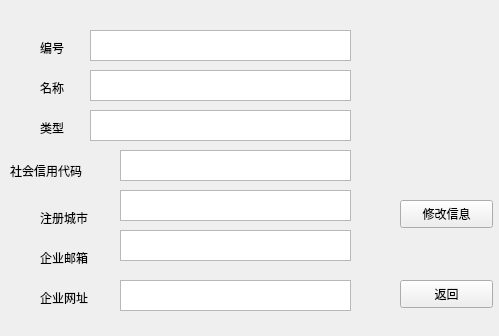
<?xml version="1.0" encoding="UTF-8"?>
<ui version="4.0">
 <class>Form</class>
 <widget class="QWidget" name="Form">
  <property name="geometry">
   <rect>
    <x>0</x>
    <y>0</y>
    <width>499</width>
    <height>336</height>
   </rect>
  </property>
  <property name="windowTitle">
   <string>Form</string>
  </property>
  <widget class="QLabel" name="label">
   <property name="geometry">
    <rect>
     <x>40</x>
     <y>40</y>
     <width>72</width>
     <height>15</height>
    </rect>
   </property>
   <property name="text">
    <string>编号</string>
   </property>
  </widget>
  <widget class="QLabel" name="label_2">
   <property name="geometry">
    <rect>
     <x>40</x>
     <y>80</y>
     <width>72</width>
     <height>15</height>
    </rect>
   </property>
   <property name="text">
    <string>名称</string>
   </property>
  </widget>
  <widget class="QLabel" name="label_3">
   <property name="geometry">
    <rect>
     <x>40</x>
     <y>120</y>
     <width>72</width>
     <height>15</height>
    </rect>
   </property>
   <property name="text">
    <string>类型</string>
   </property>
  </widget>
  <widget class="QLabel" name="label_4">
   <property name="geometry">
    <rect>
     <x>10</x>
     <y>160</y>
     <width>91</width>
     <height>21</height>
    </rect>
   </property>
   <property name="text">
    <string>社会信用代码</string>
   </property>
  </widget>
  <widget class="QLabel" name="label_5">
   <property name="geometry">
    <rect>
     <x>40</x>
     <y>210</y>
     <width>72</width>
     <height>15</height>
    </rect>
   </property>
   <property name="text">
    <string>注册城市</string>
   </property>
  </widget>
  <widget class="QLabel" name="label_6">
   <property name="geometry">
    <rect>
     <x>40</x>
     <y>250</y>
     <width>72</width>
     <height>15</height>
    </rect>
   </property>
   <property name="text">
    <string>企业邮箱</string>
   </property>
  </widget>
  <widget class="QLabel" name="label_7">
   <property name="geometry">
    <rect>
     <x>40</x>
     <y>290</y>
     <width>72</width>
     <height>15</height>
    </rect>
   </property>
   <property name="text">
    <string>企业网址</string>
   </property>
  </widget>
  <widget class="QTextBrowser" name="textBrowser">
   <property name="geometry">
    <rect>
     <x>90</x>
     <y>30</y>
     <width>261</width>
     <height>31</height>
    </rect>
   </property>
  </widget>
  <widget class="QTextBrowser" name="textBrowser_2">
   <property name="geometry">
    <rect>
     <x>90</x>
     <y>70</y>
     <width>261</width>
     <height>31</height>
    </rect>
   </property>
  </widget>
  <widget class="QTextBrowser" name="textBrowser_3">
   <property name="geometry">
    <rect>
     <x>90</x>
     <y>110</y>
     <width>261</width>
     <height>31</height>
    </rect>
   </property>
  </widget>
  <widget class="QTextBrowser" name="textBrowser_4">
   <property name="geometry">
    <rect>
     <x>120</x>
     <y>150</y>
     <width>231</width>
     <height>31</height>
    </rect>
   </property>
  </widget>
  <widget class="QTextBrowser" name="textBrowser_5">
   <property name="geometry">
    <rect>
     <x>120</x>
     <y>190</y>
     <width>231</width>
     <height>31</height>
    </rect>
   </property>
  </widget>
  <widget class="QTextBrowser" name="textBrowser_6">
   <property name="geometry">
    <rect>
     <x>120</x>
     <y>230</y>
     <width>231</width>
     <height>31</height>
    </rect>
   </property>
  </widget>
  <widget class="QTextBrowser" name="textBrowser_7">
   <property name="geometry">
    <rect>
     <x>120</x>
     <y>280</y>
     <width>231</width>
     <height>31</height>
    </rect>
   </property>
  </widget>
  <widget class="QPushButton" name="pushButton">
   <property name="geometry">
    <rect>
     <x>400</x>
     <y>200</y>
     <width>93</width>
     <height>28</height>
    </rect>
   </property>
   <property name="text">
    <string>修改信息</string>
   </property>
  </widget>
  <widget class="QPushButton" name="pushButton_2">
   <property name="geometry">
    <rect>
     <x>400</x>
     <y>280</y>
     <width>93</width>
     <height>28</height>
    </rect>
   </property>
   <property name="text">
    <string>返回</string>
   </property>
  </widget>
 </widget>
 <resources/>
 <connections/>
</ui>
